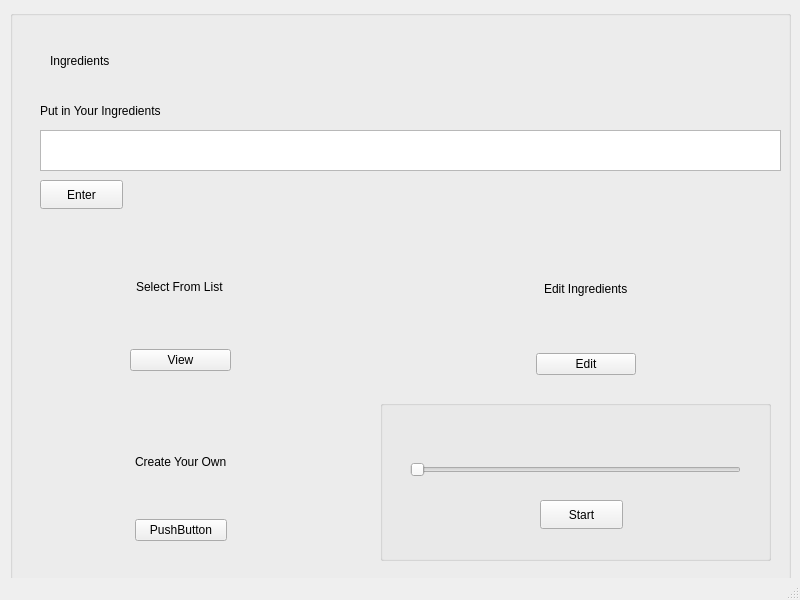
<?xml version="1.0" encoding="UTF-8"?>
<ui version="4.0">
 <class>MainWindow</class>
 <widget class="QMainWindow" name="MainWindow">
  <property name="geometry">
   <rect>
    <x>0</x>
    <y>0</y>
    <width>800</width>
    <height>600</height>
   </rect>
  </property>
  <property name="windowTitle">
   <string>MainWindow</string>
  </property>
  <widget class="QWidget" name="centralwidget">
   <widget class="QGroupBox" name="groupBox">
    <property name="geometry">
     <rect>
      <x>10</x>
      <y>10</y>
      <width>781</width>
      <height>571</height>
     </rect>
    </property>
    <property name="title">
     <string/>
    </property>
    <widget class="QWidget" name="gridLayoutWidget">
     <property name="geometry">
      <rect>
       <x>20</x>
       <y>400</y>
       <width>301</width>
       <height>151</height>
      </rect>
     </property>
     <layout class="QGridLayout" name="gridLayout">
      <item row="0" column="2" alignment="Qt::AlignHCenter">
       <widget class="QLabel" name="label_3">
        <property name="text">
         <string>Create Your Own</string>
        </property>
       </widget>
      </item>
      <item row="2" column="3">
       <spacer name="horizontalSpacer_7">
        <property name="orientation">
         <enum>Qt::Horizontal</enum>
        </property>
        <property name="sizeHint" stdset="0">
         <size>
          <width>40</width>
          <height>20</height>
         </size>
        </property>
       </spacer>
      </item>
      <item row="2" column="0">
       <spacer name="horizontalSpacer_3">
        <property name="orientation">
         <enum>Qt::Horizontal</enum>
        </property>
        <property name="sizeHint" stdset="0">
         <size>
          <width>40</width>
          <height>20</height>
         </size>
        </property>
       </spacer>
      </item>
      <item row="1" column="2">
       <widget class="QPushButton" name="pushButton_3">
        <property name="text">
         <string>PushButton</string>
        </property>
       </widget>
      </item>
     </layout>
    </widget>
    <widget class="QGroupBox" name="groupBox_2">
     <property name="geometry">
      <rect>
       <x>370</x>
       <y>390</y>
       <width>391</width>
       <height>161</height>
      </rect>
     </property>
     <property name="title">
      <string/>
     </property>
     <widget class="QPushButton" name="pushButton_4">
      <property name="geometry">
       <rect>
        <x>160</x>
        <y>100</y>
        <width>83</width>
        <height>29</height>
       </rect>
      </property>
      <property name="text">
       <string>Start</string>
      </property>
     </widget>
     <widget class="QSlider" name="horizontalSlider">
      <property name="geometry">
       <rect>
        <x>30</x>
        <y>60</y>
        <width>331</width>
        <height>20</height>
       </rect>
      </property>
      <property name="orientation">
       <enum>Qt::Horizontal</enum>
      </property>
     </widget>
    </widget>
    <widget class="QWidget" name="gridLayoutWidget_2">
     <property name="geometry">
      <rect>
       <x>20</x>
       <y>220</y>
       <width>301</width>
       <height>161</height>
      </rect>
     </property>
     <layout class="QGridLayout" name="gridLayout_2">
      <item row="0" column="2" alignment="Qt::AlignHCenter">
       <widget class="QLabel" name="label">
        <property name="text">
         <string>Select From List</string>
        </property>
       </widget>
      </item>
      <item row="1" column="2">
       <widget class="QPushButton" name="pushButton">
        <property name="text">
         <string>View</string>
        </property>
       </widget>
      </item>
      <item row="1" column="3">
       <spacer name="horizontalSpacer_2">
        <property name="orientation">
         <enum>Qt::Horizontal</enum>
        </property>
        <property name="sizeHint" stdset="0">
         <size>
          <width>40</width>
          <height>20</height>
         </size>
        </property>
       </spacer>
      </item>
      <item row="1" column="1">
       <spacer name="horizontalSpacer_4">
        <property name="orientation">
         <enum>Qt::Horizontal</enum>
        </property>
        <property name="sizeHint" stdset="0">
         <size>
          <width>40</width>
          <height>20</height>
         </size>
        </property>
       </spacer>
      </item>
      <item row="2" column="2">
       <spacer name="horizontalSpacer_8">
        <property name="orientation">
         <enum>Qt::Horizontal</enum>
        </property>
        <property name="sizeHint" stdset="0">
         <size>
          <width>40</width>
          <height>20</height>
         </size>
        </property>
       </spacer>
      </item>
     </layout>
    </widget>
    <widget class="QWidget" name="gridLayoutWidget_3">
     <property name="geometry">
      <rect>
       <x>390</x>
       <y>220</y>
       <width>371</width>
       <height>155</height>
      </rect>
     </property>
     <layout class="QGridLayout" name="gridLayout_3">
      <item row="2" column="1">
       <widget class="QPushButton" name="pushButton_2">
        <property name="text">
         <string>Edit</string>
        </property>
       </widget>
      </item>
      <item row="2" column="2">
       <spacer name="horizontalSpacer_5">
        <property name="orientation">
         <enum>Qt::Horizontal</enum>
        </property>
        <property name="sizeHint" stdset="0">
         <size>
          <width>40</width>
          <height>20</height>
         </size>
        </property>
       </spacer>
      </item>
      <item row="2" column="0">
       <spacer name="horizontalSpacer">
        <property name="orientation">
         <enum>Qt::Horizontal</enum>
        </property>
        <property name="sizeHint" stdset="0">
         <size>
          <width>40</width>
          <height>20</height>
         </size>
        </property>
       </spacer>
      </item>
      <item row="0" column="1" alignment="Qt::AlignHCenter">
       <widget class="QLabel" name="label_2">
        <property name="text">
         <string>Edit Ingredients</string>
        </property>
       </widget>
      </item>
      <item row="3" column="1">
       <spacer name="horizontalSpacer_9">
        <property name="orientation">
         <enum>Qt::Horizontal</enum>
        </property>
        <property name="sizeType">
         <enum>QSizePolicy::Fixed</enum>
        </property>
        <property name="sizeHint" stdset="0">
         <size>
          <width>100</width>
          <height>10</height>
         </size>
        </property>
       </spacer>
      </item>
     </layout>
    </widget>
    <widget class="QTextEdit" name="textEdit">
     <property name="geometry">
      <rect>
       <x>30</x>
       <y>120</y>
       <width>741</width>
       <height>41</height>
      </rect>
     </property>
    </widget>
    <widget class="QLabel" name="TextInputLabel">
     <property name="geometry">
      <rect>
       <x>30</x>
       <y>80</y>
       <width>271</width>
       <height>41</height>
      </rect>
     </property>
     <property name="text">
      <string>Put in Your Ingredients</string>
     </property>
    </widget>
    <widget class="QLabel" name="label_5">
     <property name="geometry">
      <rect>
       <x>40</x>
       <y>20</y>
       <width>711</width>
       <height>61</height>
      </rect>
     </property>
     <property name="text">
      <string>Ingredients</string>
     </property>
    </widget>
    <widget class="QPushButton" name="pushButton_5">
     <property name="geometry">
      <rect>
       <x>30</x>
       <y>170</y>
       <width>83</width>
       <height>29</height>
      </rect>
     </property>
     <property name="text">
      <string>Enter</string>
     </property>
    </widget>
   </widget>
  </widget>
  <widget class="QStatusBar" name="statusbar"/>
 </widget>
 <resources/>
 <connections/>
</ui>
